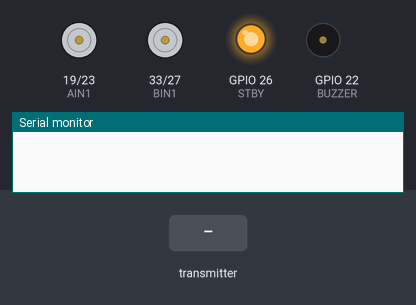
Bench run of a sketch on a simulated ESP32. Parts: motor-driver pin pairs drawn as motors (green arrow = first pin HIGH = forward, orange = second pin HIGH = backward, longer = more drive, scaled by the enable pin, stopped while the standby pin is LOW), output pins drawn as LEDs (lit = HIGH), buzzer (waves = sounding, pin HIGH), the last lines printed to the serial monitor. Inputs (shaded band) come from the test bench.

Above: at 1.2 s.
1.3 s: the transmitter starts sending xValue = 0
At 2.05 s:
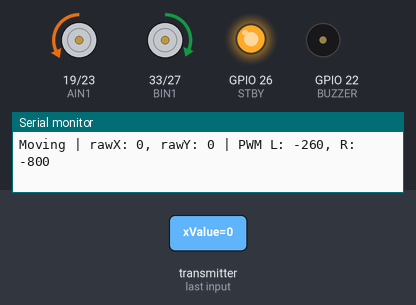
4.3 s: the transmitter starts sending yValue = 2048
At 6.3 s:
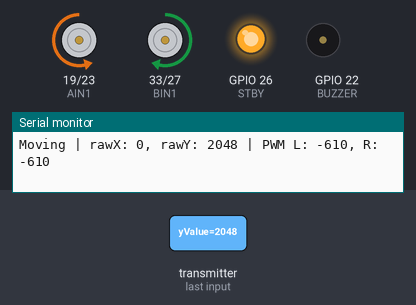
6.8 s: the transmitter starts sending xValue = 2048
At 9.55 s:
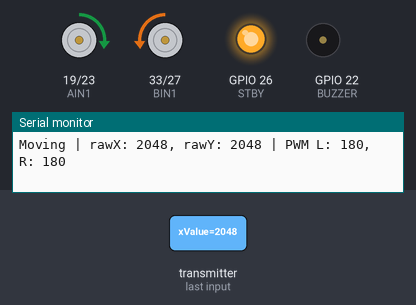
9.8 s: the transmitter starts sending yValue = 0
At 11.6 s:
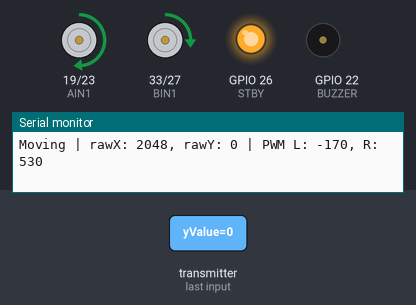
12.3 s: the transmitter starts sending xValue = 1024
At 14.55 s:
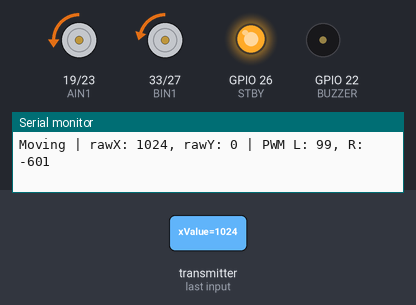
15.3 s: the transmitter starts sending yValue = 1024
At 15.55 s:
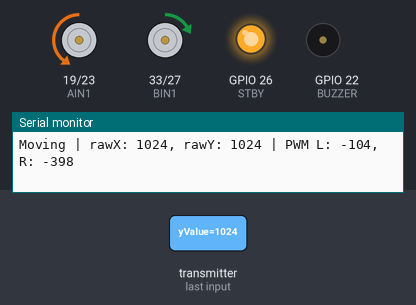
Timing chart, 0 to 18.3 s (numbered marks = the images above; inputs shaded):
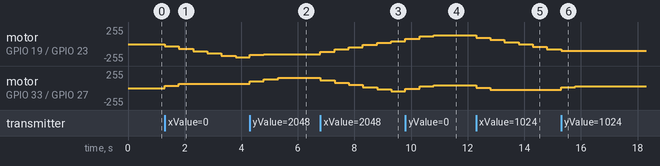

The sketch:

TankMotorCTRL.ino
```cpp
#include <WiFi.h>
#include <esp_now.h>

const int PWMA = 18;
const int AIN1 = 19;
const int AIN2 = 23;
const int PWMB = 32;
const int BIN1 = 33;
const int BIN2 = 27;
const int STBY = 26;

const int BUZZER = 22;

// LEDC PWM configuration (20 kHz silent frequency, 10-bit resolution)
const int PWM_FREQ = 20000;
const int PWM_RES = 10;
const int MAX_PWM = 800;
const int MIN_PWM = 180;      // Minimum PWM to overcome motor/tread static friction (tune 150-250)
const int MAX_STEER = 350;    // Gentler steering at speed so tank doesn't bog down

// Calibrated joystick limits (adjust after checking Serial Monitor!)
const int DEADZONE = 150;
const int XCENTER_VAL = 1875;
const int YCENTER_VAL = 1920;
const int XMIN_VAL = -1875;     // Typical ESP32 ADC bottom reading
const int XMAX_VAL = 2220;    // Typical ESP32 ADC top reading
const int YMIN_VAL = -1920;
const int YMAX_VAL = 2175;

int accelL;
int accelR;

int currentSpeedR = 0;
int currentSpeedL = 0;
unsigned long lastUpdatedR = 0;
unsigned long lastUpdatedL = 0;
const int ACCEL_RATE = 140;

unsigned long serialTimer = 0;

//honk variables
enum HonkState {IDLE, HONK, PAUSE, HONKHONK};
HonkState buzzerState = IDLE;
unsigned long buzzerTimer = 0;
bool lastClickState = HIGH;

// ESP-NOW data structure
typedef struct struct_message {
  int xValue;
  int yValue;
  int click;
} struct_message;

struct_message incomingData;
volatile boolean newDataRec = false;

void OnDataRecv(const esp_now_recv_info *info, const uint8_t *incomingDataPtr, int len) {
  memcpy(&incomingData, incomingDataPtr, sizeof(incomingData));
  newDataRec = true;
}

// Helper: Maps displacement with an quadratic curve for smooth low-speed control
int calculateCurvedSpeed(int displacement, int deadzone, int maxDisp, int minOut, int maxOut) {
  float norm = (float)(displacement - deadzone) / (float)(maxDisp - deadzone);
  norm = constrain(norm, 0.0f, 1.0f);
  float curved = norm * norm; // Quadratic curve: fine control near center, full power at edges
  return minOut + (int)(curved * (maxOut - minOut));
}

void setup() {
  Serial.begin(115200);

  pinMode(AIN1, OUTPUT);
  pinMode(AIN2, OUTPUT);
  pinMode(BIN1, OUTPUT);
  pinMode(BIN2, OUTPUT);
  pinMode(STBY, OUTPUT);
  pinMode(BUZZER, OUTPUT);

  ledcAttach(PWMA, PWM_FREQ, PWM_RES);
  ledcAttach(PWMB, PWM_FREQ, PWM_RES);

  digitalWrite(STBY, HIGH);

  WiFi.mode(WIFI_STA);
  if (esp_now_init() != ESP_OK) {
    Serial.println("Error initializing esp now");
    return;
  }
  esp_now_register_recv_cb(OnDataRecv);
}

void loop() {
  if (newDataRec) {
    newDataRec = false;
    int rawX = incomingData.xValue;
    int rawY = incomingData.yValue;
    int xDisplacement = rawX - XCENTER_VAL;
    int yDisplacement = rawY - YCENTER_VAL;

    accelL = 0;
    accelR = 0;

    // Symmetric steering offsets using calibrated Y limits
    if (yDisplacement > DEADZONE) {
      accelR = map(yDisplacement, DEADZONE, YMAX_VAL, 0, MAX_STEER);
      accelR = constrain(accelR, 0, MAX_STEER);
      accelL = -accelR;
    } else if (yDisplacement < -DEADZONE) {
      accelL = map(abs(yDisplacement), DEADZONE, -YMIN_VAL, 0, MAX_STEER);
      accelL = constrain(accelL, 0, MAX_STEER);
      accelR = -accelL;
    }

    // Throttle & steering mix
    if (abs(xDisplacement) < DEADZONE) {
      if (abs(yDisplacement) > DEADZONE) {
        leftTread(accelR*2);
        rightTread(accelL*2);
      } else {
        brake();
        currentSpeedL = 0;
        currentSpeedR = 0;

        printDebugMessage("Stopped", rawX, rawY, 0, 0);
      }
    } else {
      int speed = calculateCurvedSpeed(abs(xDisplacement), DEADZONE, XMAX_VAL, MIN_PWM, MAX_PWM);
      if (xDisplacement < 0) {
        speed = -speed;
      }

      int finalR;
      int finalL;
      if (speed < 0) {
        finalR = constrain(speed - accelL, -MAX_PWM, MAX_PWM);
        finalL = constrain(speed - accelR, -MAX_PWM, MAX_PWM);
      } else {
        finalR = constrain(speed + accelL, -MAX_PWM, MAX_PWM);
        finalL = constrain(speed + accelR, -MAX_PWM, MAX_PWM);
      }


      rightTread(finalR);
      leftTread(finalL);
      printDebugMessage("Moving", rawX, rawY, finalL, finalR);
    }
  }

  //trigger honk
  if (incomingData.click == LOW && lastClickState == HIGH && buzzerState == IDLE && millis() > 300) {
    buzzerState = HONK;
    tone(BUZZER, 2000);
    buzzerTimer = millis();
  }
  lastClickState = incomingData.click;

  //honking state machine
  unsigned long currentMillis = millis();

  switch(buzzerState) {
    case HONK:
      if (currentMillis - buzzerTimer >= 200) {
        noTone(BUZZER);
        buzzerState = PAUSE;
        buzzerTimer = currentMillis;
      }
      break;
    case PAUSE:
      if (currentMillis - buzzerTimer >= 150) {
        tone(BUZZER, 2000);
        buzzerState = HONKHONK;
        buzzerTimer = currentMillis;
      }
      break;
    case HONKHONK:
      if (currentMillis - buzzerTimer >= 700) {
        noTone(BUZZER);
        buzzerState = IDLE;
      }
      break;
    case IDLE:
    default:
      //waits for button press
      break;
  }
}

void rightTread(int speed) {
  int targetSpeed = constrain(speed, -MAX_PWM, MAX_PWM);

  const unsigned long STEP_TIME = 20;
  unsigned long currentMillis = millis();

  if (currentMillis - lastUpdatedR >= STEP_TIME) {
    lastUpdatedR = currentMillis;

    if (currentSpeedR < targetSpeed) {
      currentSpeedR += ACCEL_RATE;
      if (currentSpeedR > targetSpeed) {
        currentSpeedR = targetSpeed;
      }
    } else if (currentSpeedR > targetSpeed) {
      currentSpeedR -= ACCEL_RATE;
      if (currentSpeedR < targetSpeed) {
        currentSpeedR = targetSpeed;
      }
    }
  }

  if (currentSpeedR > 0) {
    digitalWrite(AIN1, HIGH);
    digitalWrite(AIN2, LOW);
    ledcWrite(PWMA, currentSpeedR);
  } else if (currentSpeedR < 0) {
    digitalWrite(AIN1, LOW);
    digitalWrite(AIN2, HIGH);
    ledcWrite(PWMA, abs(currentSpeedR));
  } else {
    digitalWrite(AIN1, LOW);
    digitalWrite(AIN2, LOW);
    ledcWrite(PWMA, 0);
  }
}

void leftTread(int speed) {
  int targetSpeed = constrain(speed, -MAX_PWM, MAX_PWM);

  const unsigned long STEP_TIME = 20;
  unsigned long currentMillis = millis();

  if (currentMillis - lastUpdatedL >= STEP_TIME) {
    lastUpdatedL = currentMillis;

    if (currentSpeedL < targetSpeed) {
      currentSpeedL += ACCEL_RATE;
      if (currentSpeedL > targetSpeed) {
        currentSpeedL = targetSpeed;
      }
    } else if (currentSpeedL > targetSpeed) {
      currentSpeedL -= ACCEL_RATE;
      if (currentSpeedL < targetSpeed) {
        currentSpeedL = targetSpeed;
      }
    }
  }

  if (currentSpeedL > 0) {
    digitalWrite(BIN2, HIGH);
    digitalWrite(BIN1, LOW);
    ledcWrite(PWMB, currentSpeedL);
  } else if (currentSpeedL < 0) {
    digitalWrite(BIN2, LOW);
    digitalWrite(BIN1, HIGH);
    ledcWrite(PWMB, abs(currentSpeedL));
  } else {
    digitalWrite(BIN1, LOW);
    digitalWrite(BIN2, LOW);
    ledcWrite(PWMB, 0);
  }
}

void brake() {
  digitalWrite(AIN1, LOW);
  digitalWrite(AIN2, LOW);
  digitalWrite(BIN1, LOW);
  digitalWrite(BIN2, LOW);
  ledcWrite(PWMA, 0);
  ledcWrite(PWMB, 0);
  currentSpeedL = 0;
  currentSpeedR = 0;
}

void printDebugMessage(const char* dir, int rawX, int rawY, int pwmL, int pwmR) {
  unsigned long current = millis();
  if (current - serialTimer > 300) {
    Serial.printf("%s | rawX: %d, rawY: %d | PWM L: %d, R: %d\n", dir, rawX, rawY, pwmL, pwmR);
    serialTimer = current;
  }
}
```

Measured:
- after the input at 1.3 s, motor on GPIO 19 (AIN1) / GPIO 23 (AIN2): moves from stopped to backward 199/255 over 2.5 s, starting at once; motor on GPIO 33 (BIN1) / GPIO 27 (BIN2): stopped → forward 35/255 at once, → forward 65/255 0.50 s later
- after the input at 4.3 s, motor on GPIO 19 (AIN1) / GPIO 23 (AIN2): backward 199/255 → backward 164/255 at once, → backward 152/255 0.50 s later; motor on GPIO 33 (BIN1) / GPIO 27 (BIN2): forward 65/255 → forward 100/255 at once, → forward 134/255 0.50 s later, → forward 152/255 0.50 s later
- after the input at 6.8 s, motor on GPIO 19 (AIN1) / GPIO 23 (AIN2): moves from backward 152/255 to forward 45/255 over 2.5 s, starting at once; motor on GPIO 33 (BIN1) / GPIO 27 (BIN2): moves from forward 152/255 to backward 45/255 over 2.5 s, starting at once
- after the input at 9.8 s, motor on GPIO 19 (AIN1) / GPIO 23 (AIN2): forward 45/255 → forward 80/255 at once, → forward 115/255 0.50 s later, → forward 132/255 0.50 s later; motor on GPIO 33 (BIN1) / GPIO 27 (BIN2): backward 45/255 → backward 10/255 at once, → forward 25/255 0.50 s later, → forward 42/255 0.50 s later
- after the input at 12.3 s, motor on GPIO 19 (AIN1) / GPIO 23 (AIN2): moves from forward 132/255 to backward 77/255 over 2.5 s, starting at once; motor on GPIO 33 (BIN1) / GPIO 27 (BIN2): forward 42/255 → forward 7/255 at once, → backward 25/255 0.50 s later
- after the input at 15.3 s, motor on GPIO 33 (BIN1) / GPIO 27 (BIN2): backward 25/255 → forward 10/255 at once, → forward 26/255 0.50 s later
